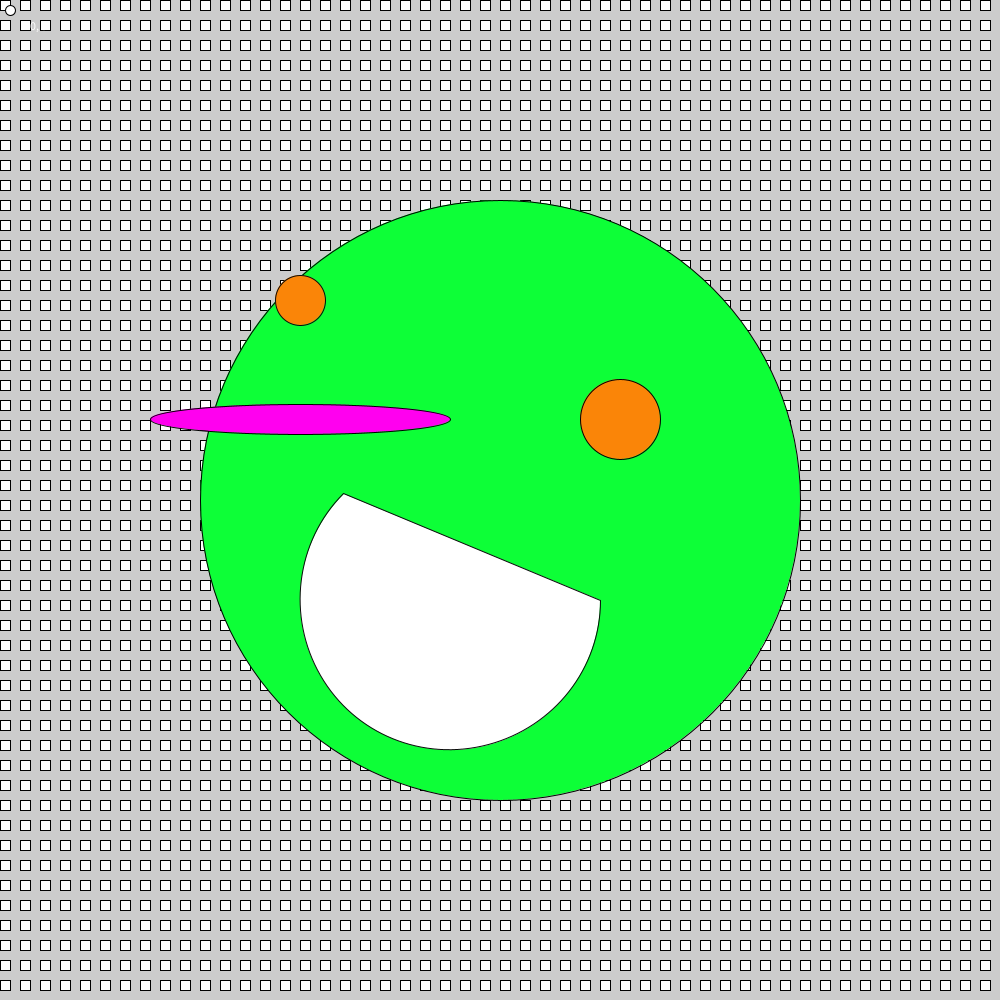
Frame 1 (no input)
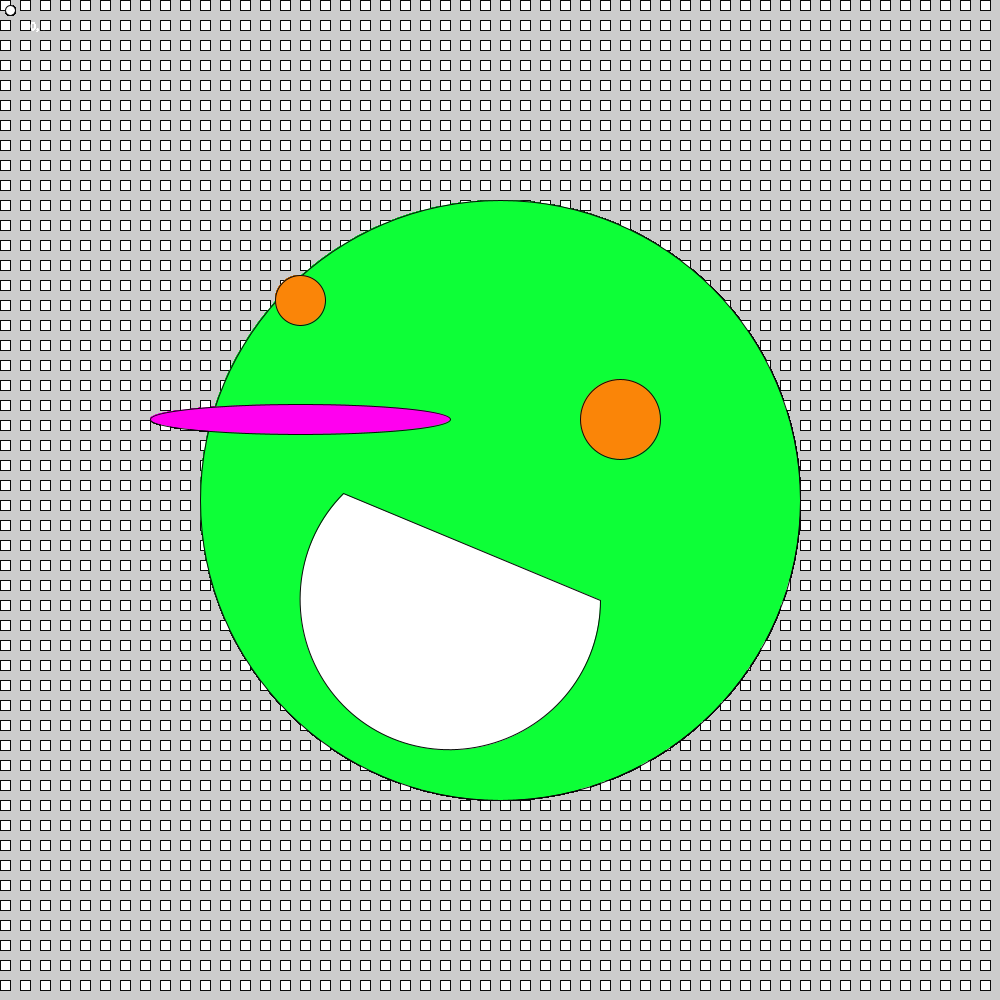
Frame 60 (the mouse pressed at the canvas centre just before this capture)
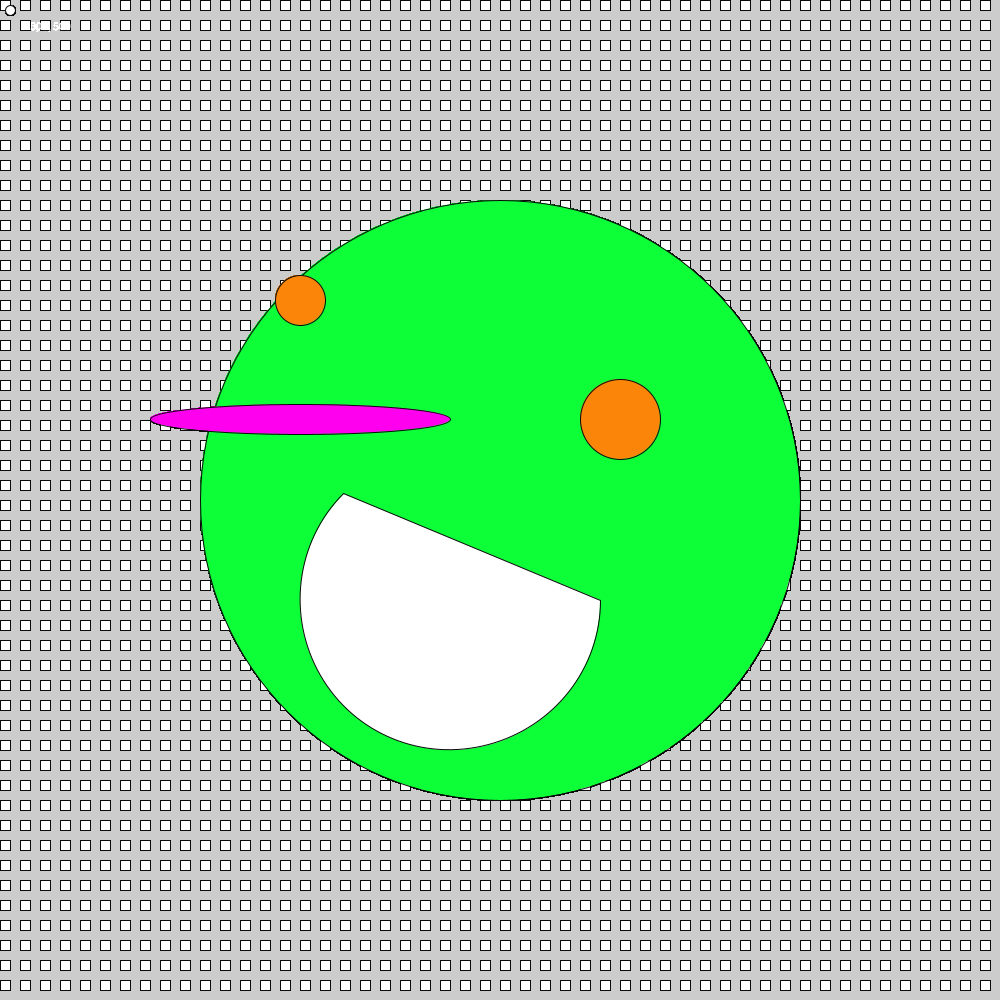
Frame 120 (the mouse held since frame 60 and released just before this capture)

The Processing sketch that drew these frames (run headless with seeded random() and noise(); from frame 60 on, the mouse is pressed at the canvas centre):

// Processing sketch: processing_182859
// ── processing_182859.pde

void setup() {
size (1000,1000);
}

void draw() {

fill (255) ;
for (int i = 0; i < 500; i++) {
  for (int j = 0; j < 500; j++) {
    rect (20*i, 20*j, 10, 10);
  }}
  
  ellipse (10,10,10,10) ;
  fill(#0DFF37);
ellipse(500, 500, 600, 600);
fill (#FF00EF);
ellipse (300,419, 300,30);
fill(#FA8508);
ellipse (620, 419, 80, 80);

stroke(10);
ellipse (300,300,50,50);
fill (255);
arc(450, 600, 300, 300, 0, PI+QUARTER_PI, CHORD);
text(mouseX + ", " + mouseY, 30,30) ;
}
